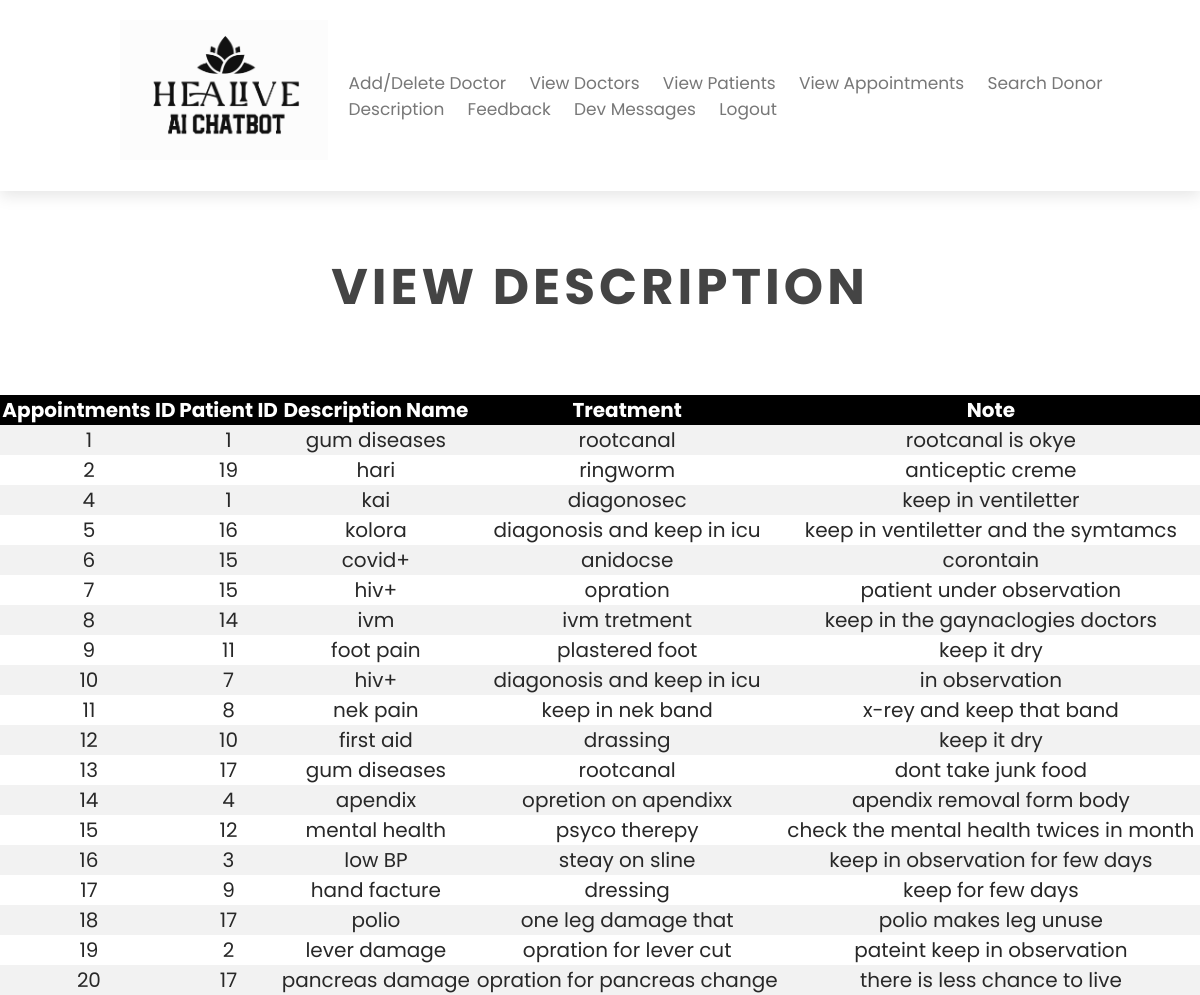
Page /presentaionlayer/admin/viewdescription.php on the committed database.
### tables this page shows
CREATE TABLE `description` (
  `descID` int(11) NOT NULL,
  `patientID` int(11) NOT NULL,
  `descName` varchar(30) NOT NULL,
  `treatment` varchar(50) NOT NULL,
  `note` varchar(200) NOT NULL,
  `doctorIDdesc` int(11) NOT NULL
);

### presentaionlayer/admin/viewdescription.php (the view, shortened to what this page needs)
<?php include '../../datalayer/bookserver.php'; ?>
<!DOCTYPE html>
<html>
<head>
	<link rel="stylesheet"  href="style-css.css">
</head>
<header class="header" style="width:100%;">
	<a href="#" class="logo" style="margin-left: 100px;"><img src="image/Logo.png" alt="" height="140px"></i></a>
	<nav class="navbar">
		<a href="index3.php">Add/Delete Doctor</a>
		<a href="viewdoctor.php">View Doctors</a>
		<a href=" viewpatients.php">View Patients</a>
		<a href="viewappointments.php">View Appointments</a>
		<a href="searchdonoradmin.php">Search Donor</a>
		<a href="viewdescription.php">Description</a>
		<a href="viewfeedback.php">Feedback</a>
		<a href="viewmessage.php">Dev Messages</a>
		<a href="../../applicationlayer/Doctorpatient.php">Logout</a>
	</nav>
</header>
<body>
<h1 class="heading2">View <span></span>Description</h1>
	<table class="table4">
		<tr>
		<th>Appointments ID</th>
		<th>Patient ID</th>
		<th>Description Name</th>
		<th>Treatment</th>
		<th>Note</th>
		</tr>
		<?php $sql3="SELECT  * FROM  description " ;
		$result3=$mysqli->query($sql3);
		if(mysqli_num_rows($result3)>=1){
			while ($row3=$result3->fetch_assoc()) {
				echo "<tr><td>".$row3["descID"]."</td><td>".$row3["patientID"]."</td><td>".$row3["descName"]."</td><td>".$row3["treatment"]."</td><td>".$row3['note']."</td></tr>";
			}
			echo "</table";
		}
		?>
	</table>
</body>
</html>

### presentaionlayer/admin/style-css.css (style rules this page uses)
:root { --green: black; --black: #444; --light-color: #777; --text-shadow: #444; --box-shadow: 0.5rem 0.5rem 0 rgba(22, 160, 133, 0.2); --border: 0.2rem solid var(--black); }
* { font-family: "Poppins", sans-serif; margin: 0; padding: 0; box-sizing: border-box; outline: none; border: none; transition: all 0.2s ease-out; text-decoration: none; }
html { font-size: 10px; overflow-x: hidden; scroll-padding-top: 7rem; scroll-behavior: smooth; }
body { font-size: 120%; background: #ffffff; }
.header { padding: 20px; position: fixed; top: 0; left: 0; right: 0; z-index: 1000; box-shadow: 0 0.5rem 1.5rem rgba(0, 0, 0, 0.1); display: flex; align-items: center; justify-content: space-between; background: #fff; }
.header .logo { font-size: 2.5rem; color: var(--black); }
.header .navbar a { font-size: 1.7rem; color: var(--light-color); margin-left: 2rem; }
.heading2 { text-align: center; padding-bottom: 2rem; text-shadow: var(--text-shadow); text-transform: uppercase; color: var(--black); font-size: 5rem; letter-spacing: 0.4rem; margin-top: 250px; }
.table4 { border-collapse: collapse; width: 100%; color: #282828; font-family: monospace; font-size: 20px; text-align: center; margin-top:50px; padding: 0; }
th { background-color: black; color: white; width: auto; }
tr:nth-child(even) { background-color: #f2f2f2; width: auto; }

### rows in the picture
description: descID "1", patientID "1", descName "gum diseases", treatment "rootcanal", note "rootcanal is okye"
description: descID "2", patientID "19", descName "hari", treatment "ringworm", note "anticeptic creme"
description: descID "4", patientID "1", descName "kai", treatment "diagonosec", note "keep in ventiletter"
description: descID "5", patientID "16", descName "kolora", treatment "diagonosis and keep in icu", note "keep in ventiletter and the symtamcs"
description: descID "6", patientID "15", descName "covid+", treatment "anidocse", note "corontain"
description: descID "7", patientID "15", descName "hiv+", treatment "opration", note "patient under observation"
description: descID "8", patientID "14", descName "ivm", treatment "ivm tretment", note "keep in the gaynaclogies doctors"
description: descID "9", patientID "11", descName "foot pain", treatment "plastered foot", note "keep it dry"
description: descID "10", patientID "7", descName "hiv+", treatment "diagonosis and keep in icu", note "in observation"
description: descID "11", patientID "8", descName "nek pain", treatment "keep in nek band", note "x-rey and keep that band"
description: descID "12", patientID "10", descName "first aid", treatment "drassing", note "keep it dry"
description: descID "13", patientID "17", descName "gum diseases", treatment "rootcanal", note "dont take junk food"
description: descID "14", patientID "4", descName "apendix", treatment "opretion on apendixx", note "apendix removal form body"
description: descID "15", patientID "12", descName "mental health", treatment "psyco therepy", note "check the mental health twices in month"
description: descID "16", patientID "3", descName "low BP", treatment "steay on sline", note "keep in observation for few days"
description: descID "17", patientID "9", descName "hand facture", treatment "dressing", note "keep for few days"
description: descID "18", patientID "17", descName "polio", treatment "one leg damage that", note "polio makes leg unuse"
description: descID "19", patientID "2", descName "lever damage", treatment "opration for lever cut", note "pateint keep in observation"
description: descID "20", patientID "17", descName "pancreas damage", treatment "opration for pancreas change", note "there is less chance to live"
